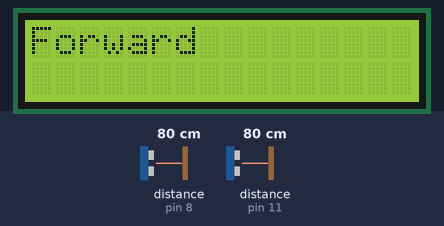
The sketch below on a simulated Arduino Uno, built with avr-gcc and run on an emulated ATmega328P. Parts: 16×2 character LCD. Wiring (inferred from the names in the program): 2 × ultrasonic range finder: trigger pin 9, echo pin 8 / trigger pin 12, echo pin 11. Inputs (shaded band) come from the test bench; at power-on: distance to the obstacle (sensors on pin 8, pin 11) 80 cm. The echo pulse lasts 58.3 µs per cm; what the sketch prints to the serial monitor is not drawn.

Above: at 1.2 s.
1.3 s: distance to the obstacle (sensor on pin 8) set to 22 cm
2.8 s: distance to the obstacle (sensor on pin 8) set to 19 cm
At 4.2 s:
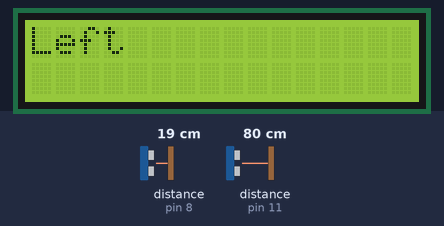
4.5 s: distance to the obstacle (sensor on pin 11) set to 2 cm
At 5.6 s:
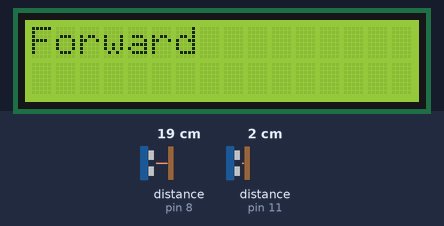
7.5 s: distance to the obstacle (sensor on pin 11) set to 9 cm
9.0 s: distance to the obstacle (sensor on pin 11) set to 12 cm
At 9.9 s:
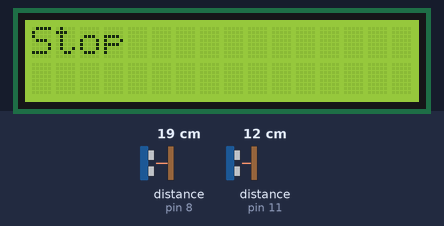
10.5 s: distance to the obstacle (sensor on pin 8) set to 35 cm
At 11.3 s:
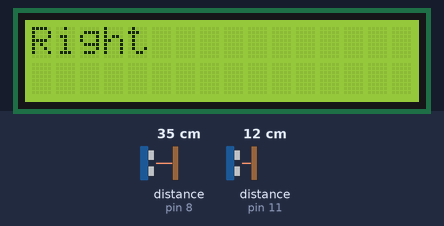
Timing chart, 0 to 13.5 s (numbered marks = the images above; inputs shaded):
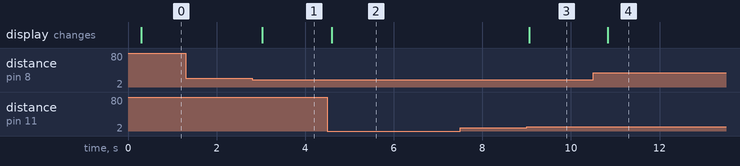

The sketch:

Lab3.ino
```cpp
#include <Wire.h>
#include <LiquidCrystal_I2C.h>

int trigPin1 = 9, trigPin2 = 12;
int echoPin1 = 8, echoPin2 = 11;
int temperature = 20;
double velocity = (331.5 + 0.607 * temperature) * 100 / 1000000;
LiquidCrystal_I2C lcd(0x27, 16, 2);

long du1, cm1;
long du2, cm2;

void setup() {
  Serial.begin(9600);
  pinMode(trigPin1, OUTPUT);
  pinMode(echoPin1, INPUT);

  pinMode(trigPin2, OUTPUT);
  pinMode(echoPin2, INPUT);

  lcd.init();  //設定lcd
  lcd.backlight();
  lcd.setCursor(0, 0);
}

void loop() {
  // ex.給 Trig1 高電位，持續 10微秒
  digitalWrite(trigPin1, HIGH);
  delay(0.01);
  digitalWrite(trigPin1, LOW);
  du1 = pulseIn(echoPin1, HIGH);  // 收到高電位時的時間

  delay(200);  //分開兩次取樣時間，避免干擾

  // ex.給 Trig2 高電位，持續 10微秒
  digitalWrite(trigPin2, HIGH);
  delay(0.01);
  digitalWrite(trigPin2, LOW);
  du2 = pulseIn(echoPin2, HIGH);  //收到高電位時的時間

  // 將時間換算成距離 cm 或 inch
  cm1 = (du1 * velocity) / 2;
  cm2 = (du2 * velocity) / 2;
  Serial.print("1: ");
  Serial.print(cm1);
  Serial.print("cm;  ");
  Serial.print("2: ");
  Serial.print(cm2);
  Serial.print("cm;  ");

  lcd.clear();

  // 判斷不同超音波到的距離關係，給定所屬區域
  if (cm1 < 10 && cm2 < 10) {
    Serial.println("Backup");
    lcd.setCursor(0, 0);
    lcd.print("Backup");
  } else if (cm1 >= 10 && cm1 < 20 && cm2 >= 10 && cm2 < 20) {
    Serial.println("Stop");
    lcd.setCursor(0, 0);
    lcd.print("Stop");
  } else if (cm1 >= 10 && cm1 < 20 && cm2 >=20) {
    Serial.println("Left");
    lcd.setCursor(0, 0);
    lcd.print("Left");
  } else if (cm1 >= 20 && cm2 >= 10 && cm2 < 20) {
    Serial.println("Right");
    lcd.setCursor(0, 0);
    lcd.print("Right");
  } else {
    Serial.println("Forward");
    lcd.setCursor(0, 0);
    lcd.print("Forward");
  }

  delay(10);
}
```

Measured:
- the behaviour switches between 21 and 20 cm on distance to the obstacle (sensor on pin 8) (found by bisection; images 0 and 1)
- the behaviour switches between 10 and 11 cm on distance to the obstacle (sensor on pin 11) (found by bisection; images 2 and 3)
- after the input at 1.3 s, every drawn part: stays the same
- after the input at 2.8 s, the display: changes after 0.23 s (image 1)
- after the input at 4.5 s, the display: changes after 0.10 s (image 2)
- after the input at 7.5 s, every drawn part: stays the same
- after the input at 9.0 s, the display: changes after 0.06 s (image 3)
- after the input at 10.5 s, the display: changes after 0.33 s (image 4)
